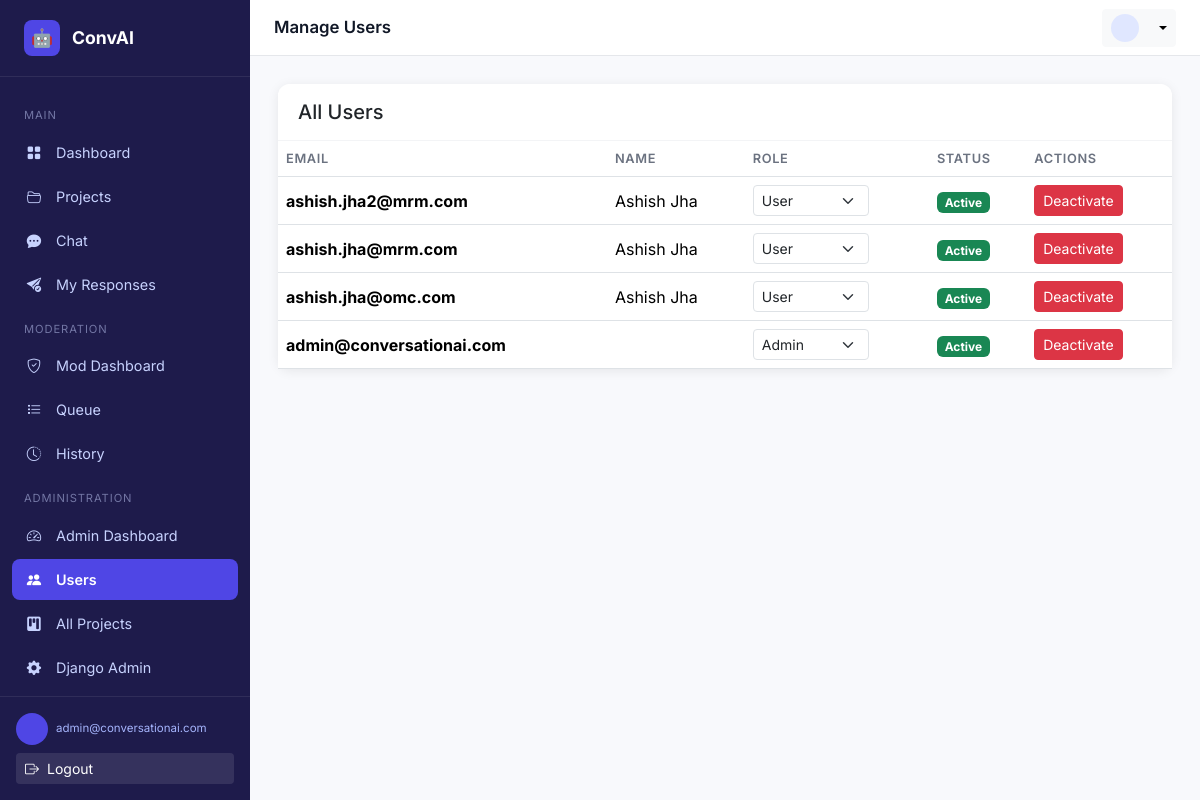
The app's page /admin-panel/users/ (signed in), older data.
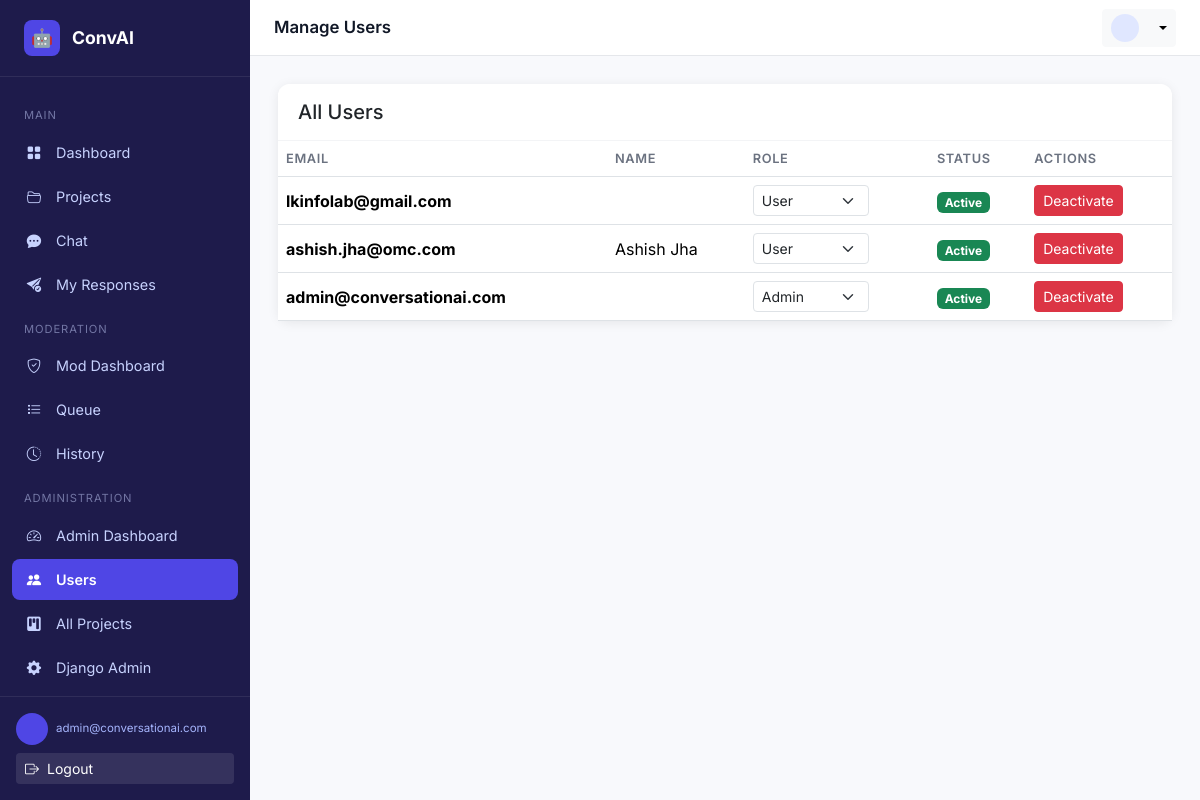
The same page, newer data.
### apps/users/models.py (models this page shows, shortened)
class User(AbstractUser):
    ROLE_CHOICES = (
        ('user', 'Regular User'),
        ('moderator', 'Moderator'),
        ('admin', 'Administrator'),
    )
    role = models.CharField(max_length=20, choices=ROLE_CHOICES, default='user')
    is_active = models.BooleanField(default=True)
    created_at = models.DateTimeField(auto_now_add=True)
    updated_at = models.DateTimeField(auto_now=True)
    class Meta:
        verbose_name = 'User'
        verbose_name_plural = 'Users'

### apps/frontend/views.py (the view)
    def wrapper(request, *args, **kwargs):
        if not request.user.is_authenticated:
            return redirect('frontend:login')
        if request.user.role != 'admin':
            return render(request, 'error.html', {'error': 'Admin access required.'}, status=403)
        return view_func(request, *args, **kwargs)

### apps/frontend/views.py (called while the page is built, shortened)
def admin_required(view_func):
    def wrapper(request, *args, **kwargs):
        if not request.user.is_authenticated:
            return redirect('frontend:login')
        if request.user.role != 'admin':
            return render(request, 'error.html', {'error': 'Admin access required.'}, status=403)
        return view_func(request, *args, **kwargs)
    return wrapper

@admin_required
def admin_users(request):
    users = User.objects.all().select_related('profile').order_by('-created_at')
    context = {
        'users': users,
    }
    return render(request, 'admin_panel/users.html', context)

### templates/admin_panel/users.html (shortened to what this page needs)
{% extends "base.html" %}
{% block page_title %}Manage Users{% endblock %}
{% block nav_admin_users %}active{% endblock %}
{% block content %}
<div class="card">
  <div class="card-header">
    <h5 class="mb-0">All Users</h5>
  </div>
  <div class="table-responsive">
    <table class="table mb-0">
      <thead>
        <tr>
          <th>Email</th>
          <th>Name</th>
          <th>Role</th>
          <th>Status</th>
          <th>Actions</th>
        </tr>
      </thead>
      <tbody>
        {% for user in users %}
        <tr>
          <td><strong>{{ user.email }}</strong></td>
          <td>{{ user.first_name }} {{ user.last_name }}</td>
          <td>
            <form method="post" style="display: inline;">
              <select name="new_role" class="form-select form-select-sm" onchange="this.form.submit()" style="width: auto;">
                <option value="user" {% if user.role == 'user' %}selected{% endif %}>User</option>
                <option value="admin" {% if user.role == 'admin' %}selected{% endif %}>Admin</option>
              </select>
            </form>
          </td>
          <td>
            {% if user.is_active %}
            <span class="badge bg-success">Active</span>
            {% else %}
            <span class="badge bg-danger">Inactive</span>
            {% endif %}
          </td>
          <td>
            <form method="post" style="display: inline;">
              {% if user.is_active %}
              <button type="submit" name="action" value="deactivate" class="btn btn-sm btn-danger">Deactivate</button>
              {% else %}
              <button type="submit" name="action" value="activate" class="btn btn-sm btn-success">Activate</button>
              {% endif %}
            </form>
          </td>
        </tr>
        {% empty %}
        <tr>
          <td colspan="5" class="text-center text-muted py-4">No users yet</td>
        </tr>
        {% endfor %}
      </tbody>
    </table>
  </div>
</div>
{% endblock %}

### templates/base.html (shortened to what this page needs)
{% load static %}
<!DOCTYPE html>
<html lang="en">
<head>
  <link href="https://cdn.jsdelivr.net/npm/bootstrap@5.3.2/dist/css/bootstrap.min.css" rel="stylesheet">
  <link href="https://cdn.jsdelivr.net/npm/bootstrap-icons@1.11.3/font/bootstrap-icons.min.css" rel="stylesheet">
  <link href="{% static 'css/style.css' %}" rel="stylesheet">
</head>
<body>
{% block body %}
{% if user.is_authenticated %}
<div class="layout-wrapper">
  <nav class="sidebar" id="sidebar">
    <a href="{% url 'frontend:user_dashboard' %}" class="sidebar-brand">
      <div class="brand-icon">🤖</div>
      ConvAI
    </a>
    <div class="sidebar-nav">
      <div>
        <div class="nav-section-label">Main</div>
        <ul class="nav flex-column">
          <li class="nav-item">
            <a href="{% url 'frontend:user_dashboard' %}" class="nav-link {% block nav_dashboard %}{% endblock %}">
              <span class="nav-icon"><i class="bi bi-grid-fill"></i></span> Dashboard
            </a>
          </li>
          <li class="nav-item">
            <a href="{% url 'frontend:user_projects' %}" class="nav-link {% block nav_projects %}{% endblock %}">
              <span class="nav-icon"><i class="bi bi-folder2-open"></i></span> Projects
            </a>
          </li>
          <li class="nav-item">
            <a href="{% url 'frontend:user_chat' %}" class="nav-link {% block nav_chat %}{% endblock %}">
              <span class="nav-icon"><i class="bi bi-chat-dots-fill"></i></span> Chat
            </a>
          </li>
          <li class="nav-item">
            <a href="{% url 'frontend:user_responses' %}" class="nav-link {% block nav_responses %}{% endblock %}">
              <span class="nav-icon"><i class="bi bi-send-check-fill"></i></span> My Responses
            </a>
          </li>
        </ul>
      </div>
      {% if user.role == 'moderator' or user.role == 'admin' %}
      <div>
        <div class="nav-section-label">Moderation</div>
        <ul class="nav flex-column">
          <li class="nav-item">
            <a href="{% url 'frontend:moderator_dashboard' %}" class="nav-link {% block nav_mod_dash %}{% endblock %}">
              <span class="nav-icon"><i class="bi bi-shield-check"></i></span> Mod Dashboard
            </a>
          </li>
          <li class="nav-item">
            <a href="{% url 'frontend:moderator_queue' %}" class="nav-link {% block nav_queue %}{% endblock %}">
              <span class="nav-icon"><i class="bi bi-list-task"></i></span> Queue
            </a>
          </li>
          <li class="nav-item">
            <a href="{% url 'frontend:moderator_history' %}" class="nav-link {% block nav_history %}{% endblock %}">
              <span class="nav-icon"><i class="bi bi-clock-history"></i></span> History
            </a>
          </li>
        </ul>
      </div>
      {% endif %}
      {% if user.role == 'admin' %}
      <div>
        <div class="nav-section-label">Administration</div>
        <ul class="nav flex-column">
          <li class="nav-item">
            <a href="{% url 'frontend:admin_dashboard' %}" class="nav-link {% block nav_admin_dash %}{% endblock %}">
              <span class="nav-icon"><i class="bi bi-speedometer2"></i></span> Admin Dashboard
            </a>
          </li>
          <li class="nav-item">
            <a href="{% url 'frontend:admin_users' %}" class="nav-link {% block nav_admin_users %}{% endblock %}">
              <span class="nav-icon"><i class="bi bi-people-fill"></i></span> Users
            </a>
          </li>
          <li class="nav-item">
            <a href="{% url 'frontend:admin_projects' %}" class="nav-link {% block nav_admin_projects %}{% endblock %}">
              <span class="nav-icon"><i class="bi bi-kanban-fill"></i></span> All Projects
            </a>
          </li>
          <li class="nav-item">
            <a href="/admin/" target="_blank" class="nav-link">
              <span class="nav-icon"><i class="bi bi-gear-fill"></i></span> Django Admin
            </a>
          </li>
        </ul>
      </div>
      {% endif %}
    </div>
    <div class="sidebar-footer">
      <div class="d-flex align-items-center gap-2 mb-2">
        <div class="avatar-sm bg-indigo text-white" style="background:#4f46e5">
        </div>
        <div class="text-truncate">
          <div class="navbar-user-email" style="font-size:.72rem;color:#a5b4fc;">{{ user.email }}</div>
        </div>
      </div>
      <a href="{% url 'frontend:logout' %}" class="btn btn-sm w-100 text-start text-white" style="background:rgba(255,255,255,.1)">
        <i class="bi bi-box-arrow-right me-2"></i>Logout
      </a>
    </div>
  </nav>
  <div class="main-content">
    <div class="topbar">
      <span class="topbar-title">{% block page_title %}Dashboard{% endblock %}</span>
      <div class="dropdown">
        <button class="btn btn-sm btn-light dropdown-toggle d-flex align-items-center gap-2" data-bs-toggle="dropdown">
          <div class="avatar-sm" style="background:#e0e7ff;color:#4f46e5;width:28px;height:28px;font-size:.75rem">
          </div>
        </button>
      </div>
    </div>
    <div class="page-content">
      {% block content %}{% endblock %}
    </div>
  </div>
</div>
{% endif %}
{% endblock body %}
</body>
</html>

### static/css/style.css (style rules this page uses)
:root { --sidebar-width: 250px; --primary: #4f46e5; --primary-dark: #3730a3; --sidebar-bg: #1e1b4b; --sidebar-text: #c7d2fe; --sidebar-active: #4f46e5; --topbar-height: 56px; --card-shadow: 0 2px 12px rgba(0,0,0,.08); }
body { font-family: 'Inter', 'Segoe UI', system-ui, sans-serif; background: #f8f9fc; }
.layout-wrapper { display: flex; min-height: 100vh; }
.sidebar { width: var(--sidebar-width); background: var(--sidebar-bg); color: var(--sidebar-text); display: flex; flex-direction: column; position: fixed; top: 0; left: 0; height: 100vh; z-index: 1000; transition: transform .3s ease; }
.sidebar-brand { padding: 1.25rem 1.5rem; border-bottom: 1px solid rgba(255,255,255,.08); display: flex; align-items: center; gap: .75rem; font-weight: 700; font-size: 1.1rem; color: #fff; text-decoration: none; }
.sidebar-brand .brand-icon { width: 36px; height: 36px; background: var(--primary); border-radius: 8px; display: flex; align-items: center; justify-content: center; font-size: 1.1rem; }
.sidebar-nav { flex: 1; padding: 1rem 0; overflow-y: auto; }
.sidebar-nav .nav-section-label { padding: .4rem 1.5rem; font-size: .7rem; letter-spacing: .08em; text-transform: uppercase; color: rgba(199, 210, 254, .5); margin-top: .5rem; }
.sidebar-nav .nav-item { margin: .1rem .75rem; }
.sidebar-nav .nav-link { color: var(--sidebar-text); padding: .6rem .75rem; border-radius: 8px; display: flex; align-items: center; gap: .75rem; font-size: .9rem; transition: all .2s; text-decoration: none; }
.sidebar-nav .nav-link.active { background: var(--sidebar-active); color: #fff; font-weight: 600; }
.sidebar-nav .nav-link .nav-icon { width: 20px; text-align: center; flex-shrink: 0; }
.sidebar-footer { padding: 1rem; border-top: 1px solid rgba(255,255,255,.08); }
.main-content { margin-left: var(--sidebar-width); flex: 1; display: flex; flex-direction: column; min-height: 100vh; }
.topbar { height: var(--topbar-height); background: #fff; border-bottom: 1px solid #e5e7eb; display: flex; align-items: center; padding: 0 1.5rem; position: sticky; top: 0; z-index: 100; gap: 1rem; }
.topbar-title { font-weight: 600; font-size: 1.05rem; color: #111827; }
.page-content { padding: 1.75rem; }
.card { border: none; box-shadow: var(--card-shadow); border-radius: 12px; }
.card-header { background: #fff; border-bottom: 1px solid #f3f4f6; border-radius: 12px 12px 0 0 !important; padding: 1rem 1.25rem; font-weight: 600; }
.table th { font-size: .8rem; text-transform: uppercase; letter-spacing: .05em; color: #6b7280; font-weight: 600; border-top: none; }
.table td { vertical-align: middle; }
.avatar-sm { width: 32px; height: 32px; border-radius: 50%; display: flex; align-items: center; justify-content: center; font-weight: 700; font-size: .8rem; }

Row changes from the older to the newer data that the page shows:
removed User: email "ashish.jha2@mrm.com", first_name "Ashish", last_name "Jha", new_role "User", is_active "Active"
removed User: email "ashish.jha@mrm.com", first_name "Ashish", last_name "Jha", new_role "User", is_active "Active"
added User: email "lkinfolab@gmail.com", new_role "User", is_active "Active"
